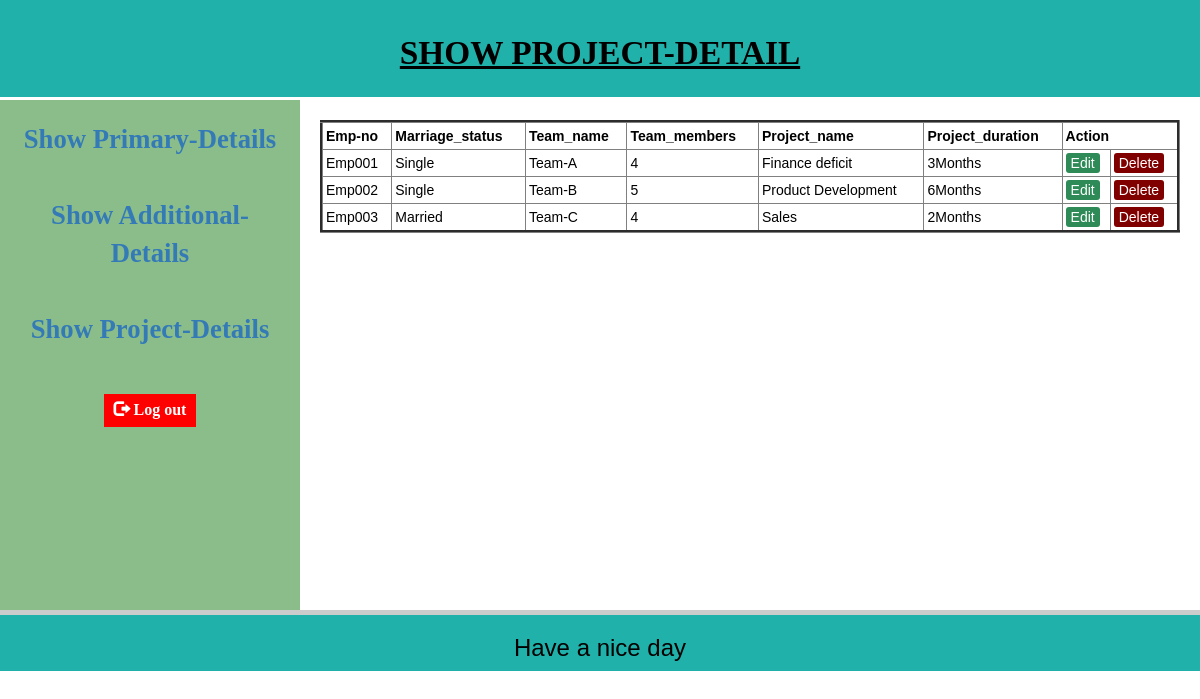
Page /show-project.php on the committed database.
### tables this page shows
CREATE TABLE `project_table` (
  `EMP_NO` varchar(20) NOT NULL,
  `MARRIAGE_STATUS` varchar(20) NOT NULL,
  `TEAM_NAME` varchar(50) NOT NULL,
  `TEAM_MEMBERS` int(11) NOT NULL,
  `PROJECT_NAME` varchar(60) NOT NULL,
  `PROJECT_DURATION` varchar(20) DEFAULT NULL
);

### show-project.php (the view, shortened to what this page needs)
<!DOCTYPE html>
<html lang="en-US">
    <head>
        <link rel="stylesheet" href="https://maxcdn.bootstrapcdn.com/bootstrap/3.3.7/css/bootstrap.min.css"
>
    </head>
    <body>
        <header>
            <h1>SHOW PROJECT-DETAIL</h1>
        </header><br><br><br><br><br>
        <section>
            <nav>
                <ul>
                    <li><a href="show-personal.php">Show Primary-Details</a></li><br>
                    <li><a href="show-workers.php">Show Additional-Details</a></li><br>
                    <li><a href="show-project.php">Show Project-Details</a></li><br>
                    <a type='button' class='button' href='admin.php' >
                        <span class="glyphicon glyphicon-log-out"></span> Log out
                    </a>
                </ul>
            </nav>
            <article>
                <div class="content">
                    <?php
                        $servername = "localhost";
                        $username = "root";
                        $password = "root";
                        $dp = "employee";
                        $conn = mysqli_connect($servername, $username, $password, $dp);
                        $sql = "SELECT * FROM project_table";
                        $result = mysqli_query($conn,$sql);
                        echo "<table border=3 style='width:100%' >";
                        echo "<thead align='center'>";
                        echo "<th>Emp-no</th>";
                        echo "<th>Marriage_status</th>";
                        echo "<th>Team_name</th>";
                        echo "<th>Team_members</th>";
                        echo "<th>Project_name</th>";
                        echo "<th>Project_duration</th>";
                        echo "<th colspan='2'>Action</th>";
                        echo "</thead>";
                        if(mysqli_num_rows($result)>0){
                            while($row=mysqli_fetch_array($result)){
                    ?>
                                <tr>
                                <td><?php echo $row['EMP_NO']; ?></td>
                                <td><?php echo $row['MARRIAGE_STATUS']; ?></td>
                                <td><?php echo $row['TEAM_NAME']; ?></td>
                                <td><?php echo $row['TEAM_MEMBERS']; ?></td>
                                <td><?php echo $row['PROJECT_NAME']; ?></td>
                                <td><?php echo $row['PROJECT_DURATION']; ?></td>
                                <td><a href="edit-project.php?id=<?php echo $row['EMP_NO']; ?>" class='edit_btn'>Edit</a></td>
                                <td><a href="delete-project.php?id=<?php echo $row['EMP_NO']; ?>" class='del_btn'>Delete</a></td>
                                </tr>
                    <?php
                            }
                        }
                        echo "</table>";
                    ?>
                </div><br><br><br>
            </article>
        </section>
        <footer>
            <br>
            <div class="foot">
                <div class="progress-container">
                </div>
                <h3>Have a nice day</h3>
            </div>
        </footer>
    </body>
</html>

### show-project.php (style rules this page uses)
body { background: url(https://images.unsplash.com/photo-1473170611423-22489201d919?ixlib=rb-1.2.1&auto=format&fit=crop&w=500&q=60); background-repeat:no-repeat; background-size: cover; color: black; }
h1 { font-family: Calibri; font-size: 25pt; font-style: normal; font-weight: bold; color:black; text-decoration: underline }
* { box-sizing: border-box; }
body { font-family: Arial, Helvetica, sans-serif; }
header { position: fixed; width: 100%; background-color: lightseagreen; padding: 15px; text-align: center; font-size: 35px; }
nav { position: move; float: left; width: 25%; height: 520px; background: rgb(139, 189, 139); text-align: center; font-family: Calibri; font-size: 20pt; font-style: normal; font-weight: bold; padding: 20px; color: blue }
nav ul { list-style-type: none; padding: 0; }
article { float: left; padding: 20px; width: 75%; height: 300px; }
section:after { content: ""; display: table; clear: both; }
.edit_btn { text-decoration: none; padding: 2px 5px; background: #2E8B57; color: white; border-radius: 3px; }
.del_btn { text-decoration: none; padding: 2px 5px; color: white; border-radius: 3px; background: #800000; }
th, td { padding: 3px; }
.foot { position: fixed; top: 610px; z-index: 1; width: 100%; background-color: lightseagreen; text-align: Center; }
.foot h3 { text-align: Center; }
.progress-container { width: 100%; height: 5px; background: #ccc; }
.content { padding: 0px 0; margin: 0px auto 0 auto; width: 100%; }
.button { background-color: red; border: 1; padding:5px 10px; text-align: center; text-decoration: none; display: inline-block; font-size: 16px; margin: 4px 2px; cursor: pointer; color: white }

### rows in the picture
project_table: EMP_NO "Emp001", MARRIAGE_STATUS "Single", TEAM_NAME "Team-A", TEAM_MEMBERS "4", PROJECT_NAME "Finance deficit", PROJECT_DURATION "3Months"
project_table: EMP_NO "Emp002", MARRIAGE_STATUS "Single", TEAM_NAME "Team-B", TEAM_MEMBERS "5", PROJECT_NAME "Product Development", PROJECT_DURATION "6Months"
project_table: EMP_NO "Emp003", MARRIAGE_STATUS "Married", TEAM_NAME "Team-C", TEAM_MEMBERS "4", PROJECT_NAME "Sales", PROJECT_DURATION "2Months"
